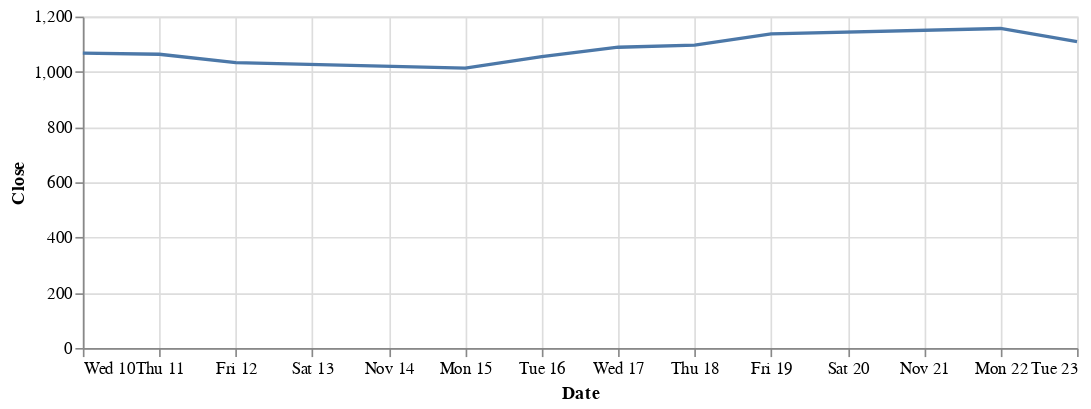

The cell this chart's notebook holds for it:
### Code cell
tslaPriceW1 = alt.Chart(tslaW1.reset_index()).mark_line().encode(
    x='Date:T',
    y='Close',
    tooltip=['Date','Open','Close','High','Low','Volume']
).properties(
    width=600,
    height=200
)

tslaPriceW1

### Figure 1 — Vega-Lite specification as saved in the notebook (floating-point values rounded to 4 significant figures)
{"config": {"view": {"continuousWidth": 400, "continuousHeight": 300}}, "data": {"name": "data-e2ad9e42c2b4622bed9a1a1065dcd1f6"}, "mark": "line", "encoding": {"tooltip": [{"type": "temporal", "field": "Date"}, {"type": "quantitative", "field": "Open"}, {"type": "quantitative", "field": "Close"}, {"type": "quantitative", "field": "High"}, {"type": "quantitative", "field": "Low"}, {"type": "quantitative", "field": "Volume"}], "x": {"type": "temporal", "field": "Date"}, "y": {"type": "quantitative", "field": "Close"}}, "height": 200, "width": 600, "$schema": "https://vega.github.io/schema/vega-lite/v4.8.1.json", "datasets": {"data-e2ad9e42c2b4622bed9a1a1065dcd1f6": [{"Date": "2021-11-10T00:00:00", "Open": 1010.0, "High": 1078.0, "Low": 987.3, "Close": 1068.0, "Adj Close": 1068.0, "Volume": 42802700}, {"Date": "2021-11-11T00:00:00", "Open": 1103.0, "High": 1105.0, "Low": 1055.0, "Close": 1064.0, "Adj Close": 1064.0, "Volume": 22396600}, {"Date": "2021-11-12T00:00:00", "Open": 1048.0, "High": 1054.0, "Low": 1019.0, "Close": 1033.0, "Adj Close": 1033.0, "Volume": 25182300}, {"Date": "2021-11-15T00:00:00", "Open": 1018.0, "High": 1032.0, "Low": 978.6, "Close": 1013.0, "Adj Close": 1013.0, "Volume": 34775600}, {"Date": "2021-11-16T00:00:00", "Open": 1003.0, "High": 1057.0, "Low": 1002.0, "Close": 1055.0, "Adj Close": 1055.0, "Volume": 26542400}, {"Date": "2021-11-17T00:00:00", "Open": 1064.0, "High": 1120.0, "Low": 1056.0, "Close": 1089.0, "Adj Close": 1089.0, "Volume": 31445400}, {"Date": "2021-11-18T00:00:00", "Open": 1107.0, "High": 1112.0, "Low": 1075.0, "Close": 1096.0, "Adj Close": 1096.0, "Volume": 20898900}, {"Date": "2021-11-19T00:00:00", "Open": 1099.0, "High": 1139.0, "Low": 1093.0, "Close": 1137.0, "Adj Close": 1137.0, "Volume": 21168000}, {"Date": "2021-11-22T00:00:00", "Open": 1162.0, "High": 1202.0, "Low": 1132.0, "Close": 1157.0, "Adj Close": 1157.0, "Volume": 33072500}, {"Date": "2021-11-23T00:00:00", "Open": 1168.0, "High": 1180.0, "Low": 1063.0, "Close": 1109.0, "Adj Close": 1109.0, "Volume": 36095100}]}}
